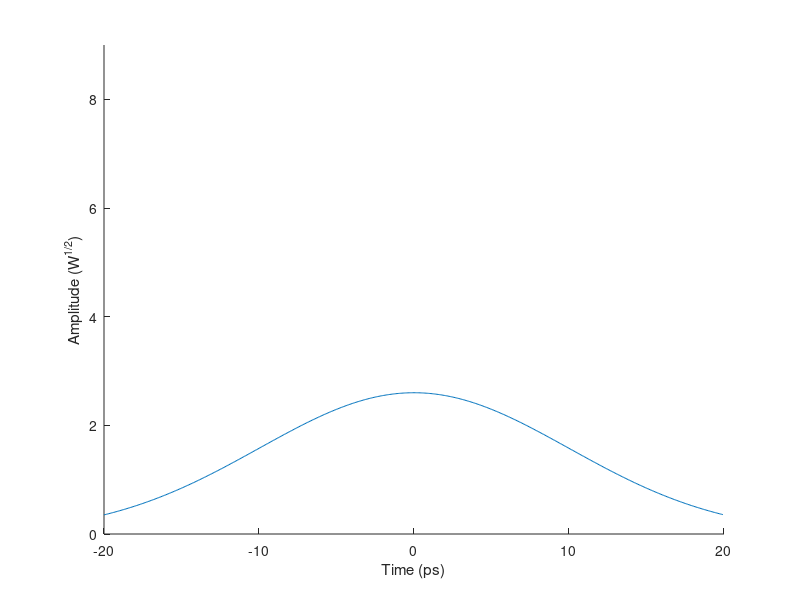

Here is the MATLAB script that generated this plot: (Note: this script raises an error after producing the figure.)
%Split Step Fourier Transform for propogation of Pulses 


N = 512; %Resolution
beta = -25; %GVD
P0 = 6.76; %Peak Input Power
gamma = 1; %Non-Linearity Factor
Tmax = 40; %Temporal grid size
T0 = 10; %Pulse duration
h = Tmax/N; %Temporal step
dx = 0.01; %Spatial Step
x = 0.63; %Fiber Length in m
niter = round(x/dx);
n = (-256:1:255); %Spatial Resolution
t = n*h; %grid
w = 2*pi*n./Tmax; 
%u = sqrt(P0)*exp(1j*0).*sech(t/T0); %initial pulse shape - secant 
u = sqrt(P0)*exp(1*j*0)*exp(-t.^2/(2*T0*T0)); %Initial pulse shape - gaussian
%u = sqrt(P0)*(1 + 0.01*cos(2.7*10e12*t/T0)); %Initial Pulse shape -
%Constant power with modulation
op_pulse = zeros(niter, 512);

hold on

plot(t, abs(u))
xlabel('Time (ps)'); ylabel('Amplitude (W^{1/2})')
axis tight manual 
set(gca,'nextplot','replacechildren');
axis([-20 20 0 9])
hold on;


v = VideoWriter('P=Dynamics.avi');
open(v);

for i=1:niter
    u = exp(gamma*dx*1j*abs(u).*abs(u)).*u;
    c = fftshift(fft(u));
    c = exp(beta*dx*1j*w.*w/2).*c;
    u = ifft(fftshift(c));
    op_pulse(i,:) = u;
    p1 = plot(t, abs(op_pulse(i,:)));
    title(['Pulse at z =' num2str(10*i) 'm'])
    frame = getframe(gcf);
    writeVideo(v,frame);
    delete(p1);
    
end


plot(t, abs(op_pulse(niter,:)))
frame = getframe(gcf);
writeVideo(v, frame)
close(v);


